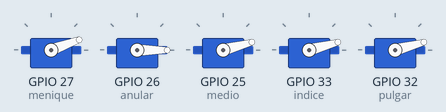
This sketch was run on a simulated ESP32. On the bench: 5 × servo.

Above: at 0.05 s.
At 3.25 s:
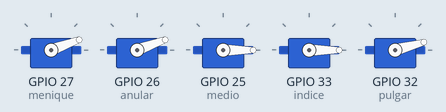
At 6.5 s:
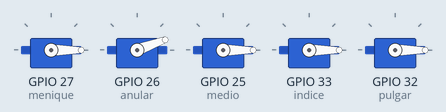
At 8.1 s:
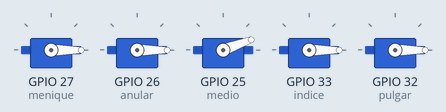
At 9.75 s:
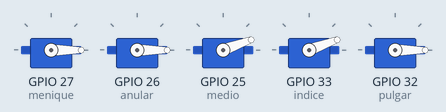
At 13.0 s:
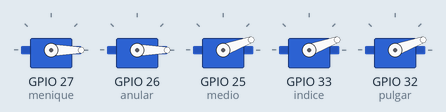
Timing chart, 0 to 16.9 s (numbered marks = the images above):
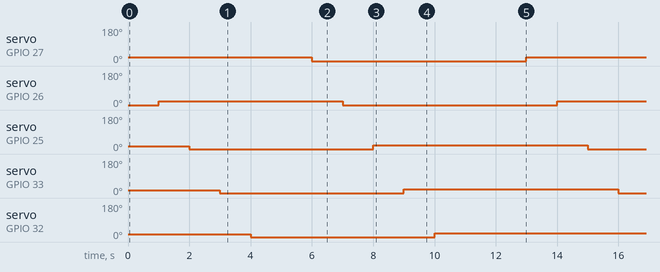

The sketch:

1a_Prueba.ino
```cpp
#include <ESP32Servo.h>

Servo miMenique;
Servo miAnular;
Servo miMedio;
Servo miIndice;
Servo miPulgar;

#define menique 27
#define anular 26
#define medio 25
#define indice 33
#define pulgar 32


String output27State = "off";
String output26State = "off";
String output25State = "off";
String output33State = "off";
String output32State = "off";

const int output26 = 26;
const int output27 = 27;
const int output25 = 25;
const int output33 = 33;
const int output32 = 32;


void setup() {
  miMenique.attach(menique);
  miMenique.write(0);       //Ángulo de giro en grados.
  miAnular.attach(anular);
  miAnular.write(0);
  miMedio.attach(medio);
  miMedio.write(15);
  miIndice.attach(indice);
  miIndice.write(15);
  miPulgar.attach(pulgar);
  miPulgar.write(15);
}

void mano_cerrada(){
  miMenique.write(15);
  miAnular.write(15);
  miMedio.write(15);
  miIndice.write(0);
  miPulgar.write(0);

  delay(3000);

}

void mano_abierta(){
  miMenique.write(0);
  miAnular.write(0);
  miMedio.write(0);
  miIndice.write(15);
  miPulgar.write(15);

  delay(3000);

}

void dedo_1a1(){
  miMenique.write(20);
  delay(1000);
  miAnular.write(20);
  delay(1000);
  miMedio.write(0);
  delay(1000);
  miIndice.write(0);
  delay(1000);
  miPulgar.write(0);
  delay(2000);

  miMenique.write(0);
  delay(1000);
  miAnular.write(0);
  delay(1000);
  miMedio.write(20);
  delay(1000);
  miIndice.write(20);
  delay(1000);
  miPulgar.write(20);

  delay(3000);
}


void loop(){
  dedo_1a1();
}
```

Measured:
- by itself, servo on GPIO 27 (menique), servo on GPIO 26 (anular): alternates 20° for 6.0 s and 0° for 7.0 s
- by itself, servo on GPIO 25 (medio), servo on GPIO 33 (indice), servo on GPIO 32 (pulgar): alternates 20° for 7.0 s and 0° for 6.0 s
